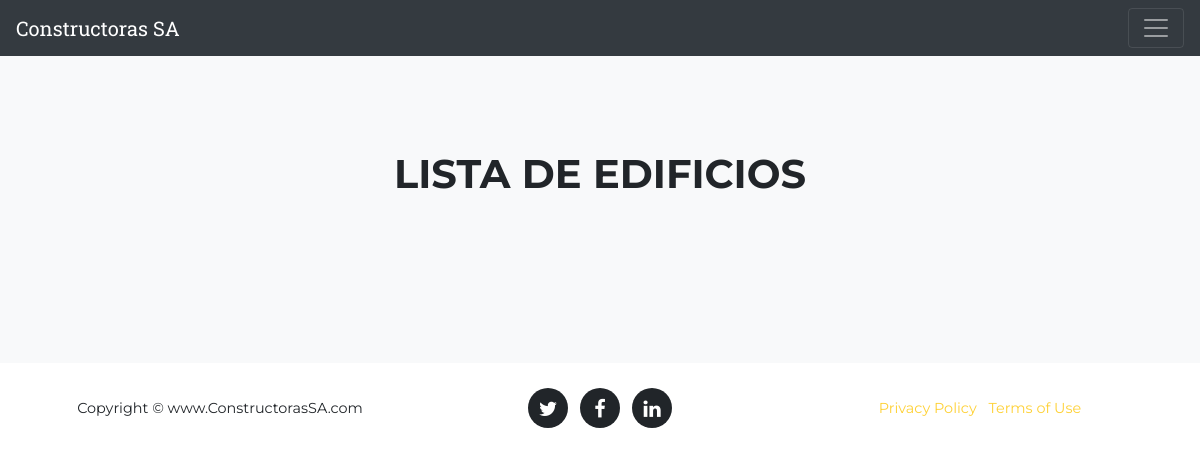
/edificios/1/, run on an earlier commit of the app's database.
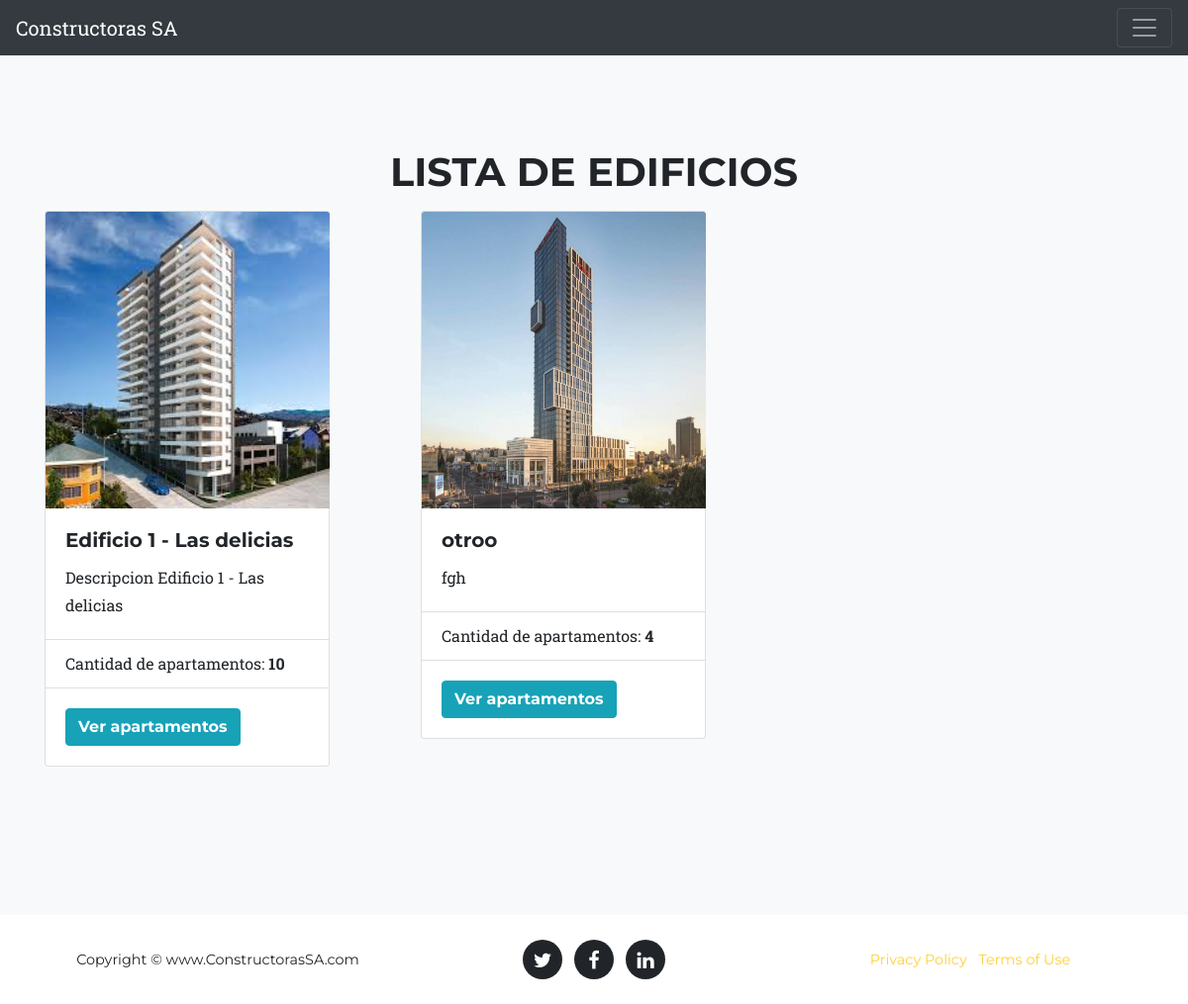
And on a later commit of the database.
### constructorasApp/models.py (models this page shows, shortened)
class Edificio(models.Model):
    id = models.AutoField(primary_key=True)
    nombre = models.CharField(max_length=100)
    descripcion = models.TextField(max_length=500)
    numero_de_apartamentos = models.IntegerField()
    imagen = models.ImageField(upload_to = 'fotosEdificios/')
    constructora = models.ForeignKey(Constructora, blank=True, null=True, on_delete=models.CASCADE)

### constructorasApp/views.py (the view)
# urls.py: path('edificios/<int:id>/',views.edificios_detail,name='edificio-lista'),
def edificios_detail(request, id):
    edificios = Edificio.objects.filter(constructora=id)
    context = {'objects': edificios}
    return render(request, 'constructorasApp/edificios.html', context)

### constructorasApp/templates/constructorasApp/edificios.html
{% extends 'constructorasApp/baseForm.html' %}
{% load static %}
{% block content%}
    <section class="bg-light" >
            <div class="container">
              <div class="row">
                <div class="col-lg-12 text-center">
                  <h2 class="section-heading text-uppercase">Lista de edificios</h2>
                </div>
              </div>
              <div class="row well">
              {% for e in objects %}
              <div class="col-md-4 well">
                <div class="card" style="width: 18rem;">
                    <img class="card-img-top" src="{% static e.imagen.url %}" style="width:287px;height:300px" alt="Card image cap">
                    <div class="card-body">
                        <h5 class="card-title">{{e.nombre}}</h5>
                        <p class="card-text">{{e.descripcion}}</p>
                    </div>
                    <ul class="list-group list-group-flush">
                        <li class="list-group-item">Cantidad de apartamentos: <strong>{{ e.numero_de_apartamentos}}</strong></li>
                    </ul>
                    <div class="card-body">
                        <a href="{% url 'apartamento-lista' e.pk %}" class="btn btn-info">Ver apartamentos</a>
                    </div>
                </div>
              </div>
              {% endfor %}
            </div>
          </section>
{% endblock  %}

### constructorasApp/templates/constructorasApp/baseForm.html (shortened to what this page needs)
<!DOCTYPE html>
<html lang="en">
  <head>
    {% load static %}
    <link href="{% static 'constructorasApp/vendor/bootstrap/css/bootstrap.min.css' %}" rel="stylesheet">
    <link href="{% static 'constructorasApp/vendor/font-awesome/css/font-awesome.min.css' %}" rel="stylesheet" type="text/css">
    <link href="{% static 'constructorasApp/css/agency.min.css' %}" rel="stylesheet">
  </head>
  <body id="page-top">
      <nav class="navbar navbar-dark bg-dark fixed-top">
              <a class="navbar-brand" href="{% url 'constructora-lista' %}">Constructoras SA</a>
              <button class="navbar-toggler" type="button" data-toggle="collapse" data-target="#navbarNavAltMarkup" aria-controls="navbarNavAltMarkup" aria-expanded="false" aria-label="Toggle navigation">
                <span class="navbar-toggler-icon"></span>
              </button>
        </nav>
    {% block content%}
    {% endblock %}
    <footer>
            <div class="container">
              <div class="row">
                <div class="col-md-4">
                  <span class="copyright">Copyright &copy; www.ConstructorasSA.com</span>
                </div>
                <div class="col-md-4">
                  <ul class="list-inline social-buttons">
                    <li class="list-inline-item">
                      <a href="#">
                        <i class="fa fa-twitter"></i>
                      </a>
                    </li>
                    <li class="list-inline-item">
                      <a href="#">
                        <i class="fa fa-facebook"></i>
                      </a>
                    </li>
                    <li class="list-inline-item">
                      <a href="#">
                        <i class="fa fa-linkedin"></i>
                      </a>
                    </li>
                  </ul>
                </div>
                <div class="col-md-4">
                  <ul class="list-inline quicklinks">
                    <li class="list-inline-item">
                      <a href="#">Privacy Policy</a>
                    </li>
                    <li class="list-inline-item">
                      <a href="#">Terms of Use</a>
                    </li>
                  </ul>
                </div>
              </div>
            </div>
          </footer>
        </body>
      </html>

What changed in the data, as far as the page shows it:
added Edificio: imagen (picture), nombre "Edificio 1 - Las delicias", descripcion "Descripcion Edificio 1 - Las delicias", numero_de_apartamentos "10"
added Edificio: imagen (picture), nombre "otroo", descripcion "fgh", numero_de_apartamentos "4"
